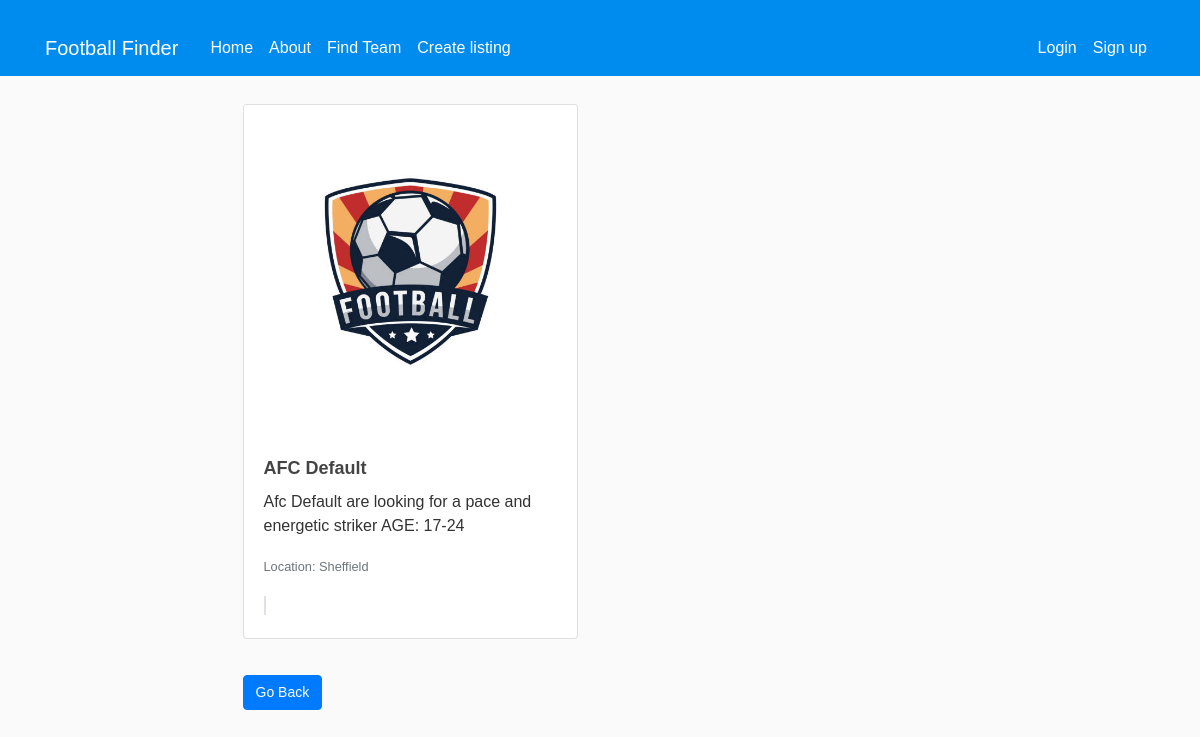
The app's page /listing/6/ with its own data.
### ffinderapp/models.py (models this page shows, shortened)
class Listing(models.Model):
    team = models.ForeignKey(get_user_model(), on_delete=models.CASCADE)  # Assuming team is a custom user model
    title = models.CharField(max_length=100)
    description = models.TextField()
    requirements = models.TextField()
    created_at = models.DateTimeField(auto_now_add=True)
    location = models.CharField(max_length=100, default='')
    city = models.CharField(max_length=100, default='')
    photo = models.ImageField(upload_to='media/listing_photos/', null=True, blank=True)  # Adding photo field
    positions = models.CharField(max_length=100, default='')

### ffinderapp/views.py (the view)
# urls.py: path('listing/<int:listing_id>/', views.listing_detail, name='listing_detail'),
def listing_detail(request, listing_id):
    listing = Listing.objects.get(id=listing_id)
    return render(request, 'ffinderapp/listing_detail.html', {'listing': listing})

### ffinderapp/templates/ffinderapp/listing_detail.html (shortened to what this page needs)
{% extends 'ffinderapp/base.html' %}
{% load static %}
{% block content %}
<div class="container mt-4">
  <div class="row">
    <div class="col-md-6 offset-md-3">
      <div class="card">
        <img src="{% if listing.photo %}{{ listing.photo.url }}{% else %}{% static 'media/logo.jpeg' %}{% endif %}" class="card-img-top" alt="Listing Image">
        <div class="card-body">
          <h5 class="card-title">{{ listing.title }}</h5>
          <p class="card-text">{{ listing.description }}</p>
          <p class="card-text"><small class="text-muted">Location: {{ listing.location }}</small></p>
          <span class="border border-5"></span>
        </div>
      </div>
      <button class="btn btn-primary mt-3" onclick="goBack()">Go Back</button>
    </div>
  </div>
</div>
{% endblock %}

### ffinderapp/static/css/styles.css (style rules this page uses)
html { position: relative; min-height: 100%; }
body { background: #fafafa; color: #333333; margin-top: 5rem; margin-bottom: 50px; }
h1, h2, h3, h4, h5, h6 { color: #444444; }
.container { margin-top: 20px; }
.card { margin-bottom: 20px; display: table; width: 100%; }
.card-img-top { max-width: 100%; height: auto; }
.card-title { font-size: 18px; font-weight: bold; margin-bottom: 10px; }
.card-text { font-size: 16px; }
.btn { font-size: 14px; }
* { margin: 0; padding: 0; box-sizing: border-box; font-family: 'Poppins', sans-serif; }

### records on screen
Listing: title "AFC Default", description "Afc Default are looking for a pace and energetic striker AGE: 17-24", location "Sheffield"
